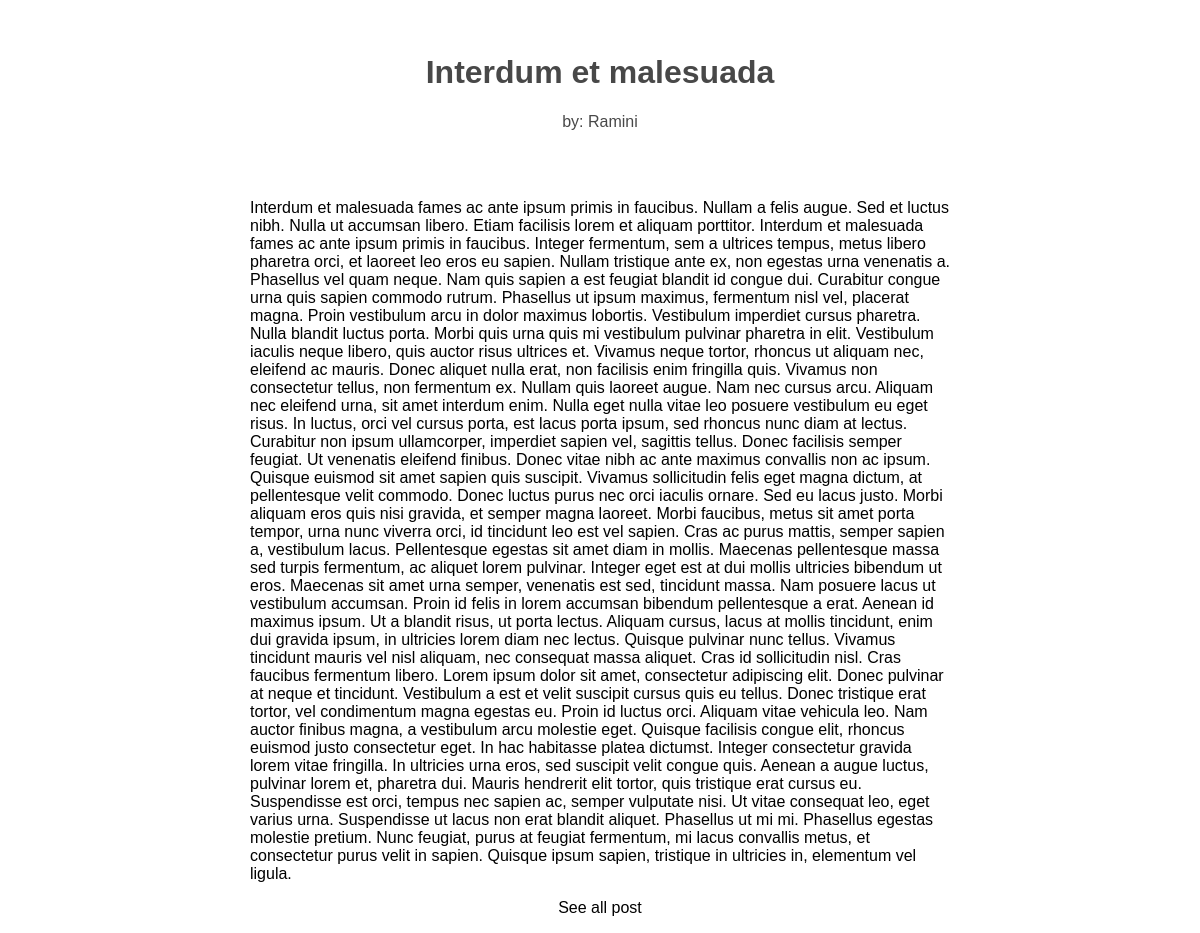
The page / on the database its author committed.
### articles/models.py (models this page shows, shortened)
class Articles(models.Model):
    title = models.CharField(max_length = 200)
    author = models.CharField(max_length = 30)
    date = models.DateField()
    body = models.TextField()

### myblog/views.py (the view)
# urls.py: url(r'^$', home),
def home(request):
    article = Articles.objects.order_by('-date')[0]
    return render(request, 'home.html', {'article':article})

### myblog/templates/home.html (shortened to what this page needs)
<!DOCTYPE>
<html>
<head>
    {% load staticfiles %}
    <link rel="stylesheet" type="text/css" href="{% static 'myblog/main.css' %}"/>
</head>
<body class="whole_page">
    {% block body %}
    <div class="home_header">
        <h1 class="border">{{ article.title }}</h1>
        <p class="border">by: {{ article.author }}</p>
    </div>
    <div class="home_body">
        <p>{{ article.body }}</p>
    </div>
    <div>
        <a href="/allpost/"><p>See all post</p></a>
    </div>
    {% endblock %}
</body>
</html>

### myblog/static/myblog/main.css (style rules this page uses)
.whole_page { font-family:"Helvetica"; text-align:center; }
.home_header { width:700px; height:150px; padding-top:25px; margin-left:auto; margin-right:auto; color:#484848; }
.home_body { width:700px; height:auto; text-align:left; margin-left:auto; margin-right:auto; }
a:link, a:visited { color: inherit; text-decoration: none; }
a:link, a:visited:active { color: inherit; }

### rows shown on the page
Articles: title "Interdum et malesuada", author "Ramini", body "Interdum et malesuada fames ac ante ipsum primis in faucibus. Nullam a felis augue. Sed et luctus nibh. Nulla ut accumsan libero. Etiam facilisis lorem et aliquam porttitor. Interdum et malesuada fames ac ante ipsum primis in faucibus. Integer fermentum, sem a ultrices tempus, metus libero pharetra orci, et laoreet leo eros eu sapien. Nullam tristique ante ex, non egestas urna venenatis a. Phasellus vel quam neque. Nam quis sapien a est feugiat blandit id congue dui. Curabitur congue urna quis sapien commodo rutrum. Phasellus ut ipsum maximus, fermentum nisl vel, placerat magna. Proin vestibulum arcu in dolor maximus lobortis. Vestibulum imperdiet cursus pharetra. Nulla blandit luctus…"
